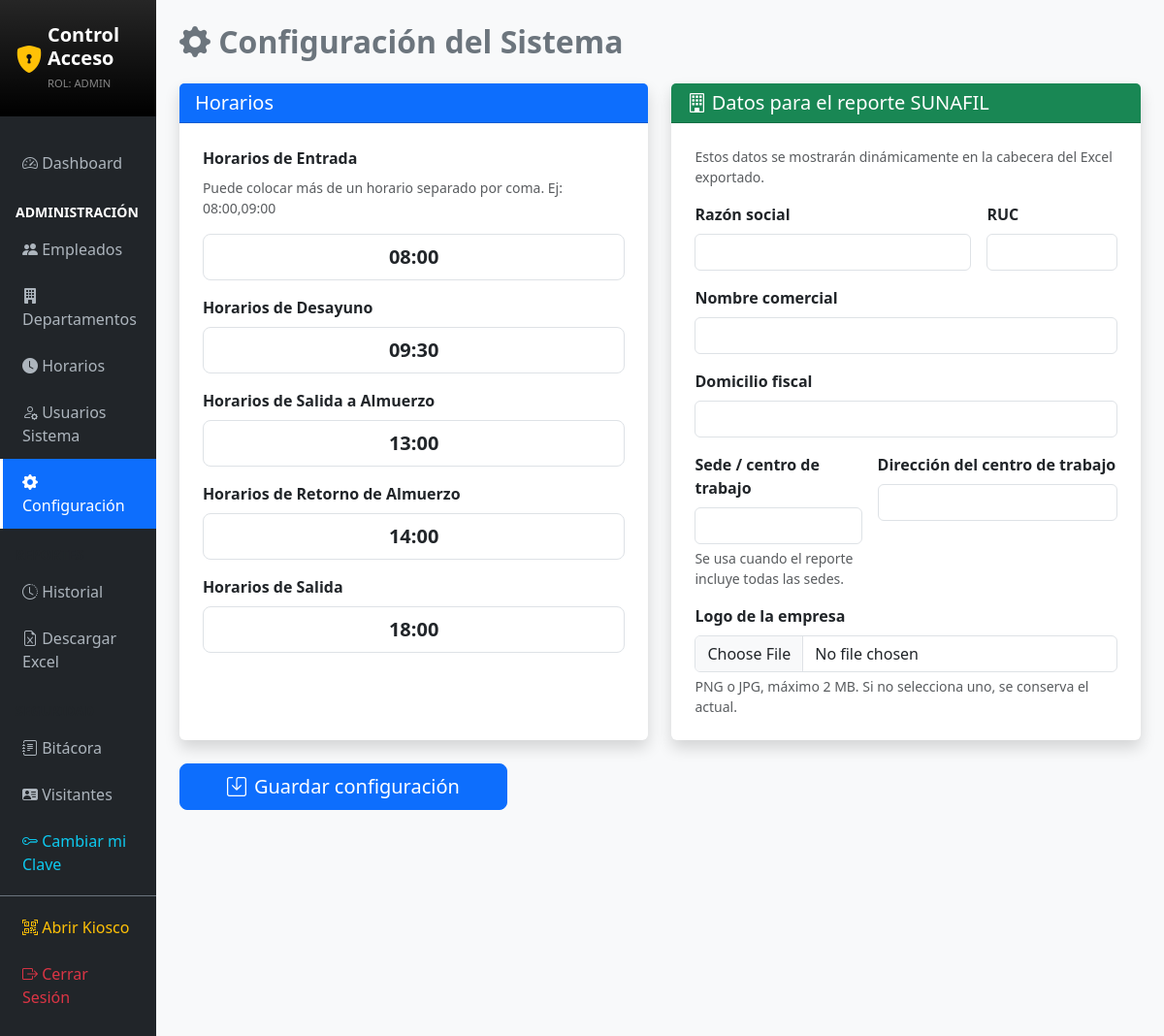
Before: /?c=Setting (signed in) with the older database file.
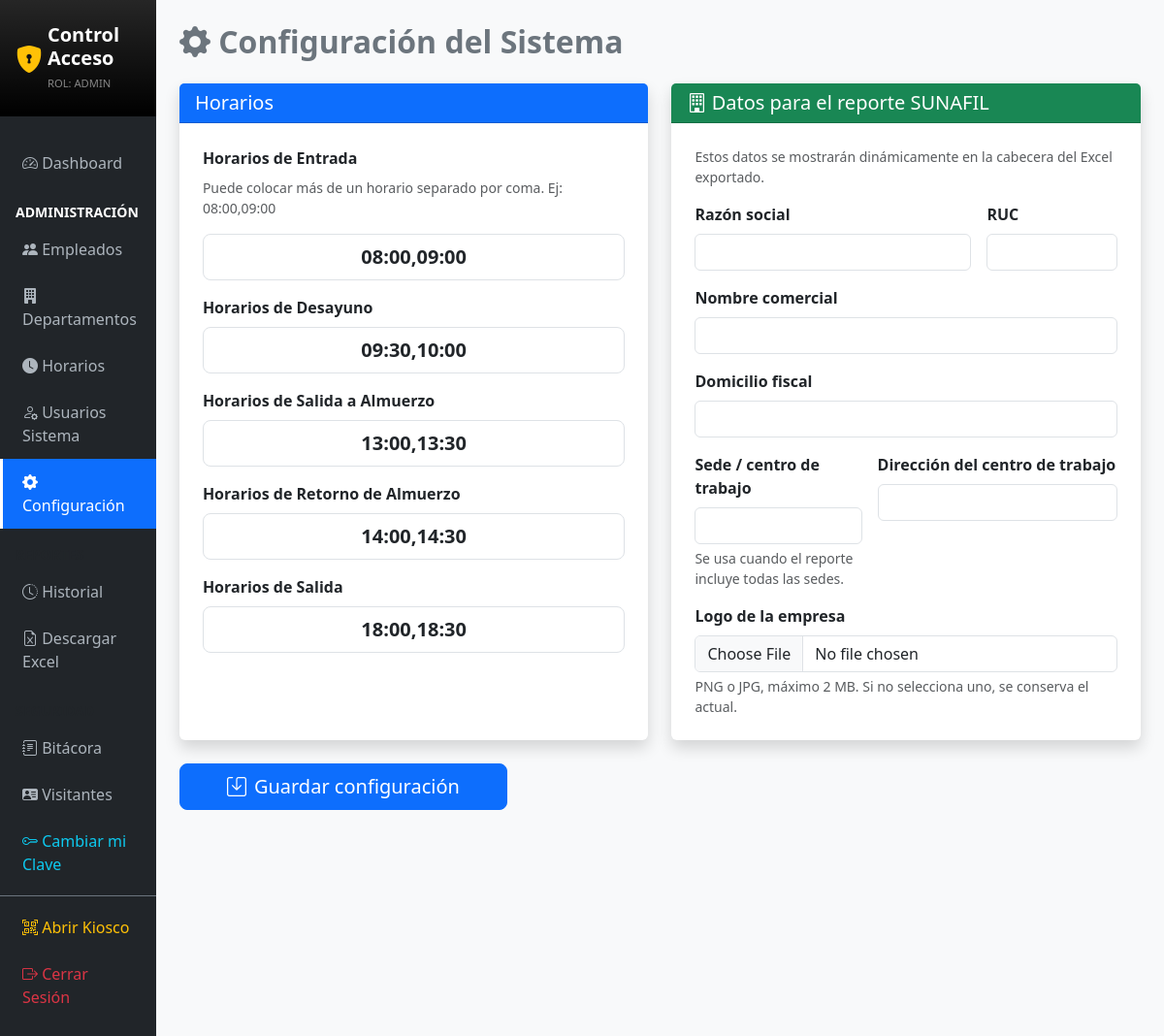
After: the same page with the newer database file.
### tables this page shows
CREATE TABLE IF NOT EXISTS `settings` (
  `id` int NOT NULL AUTO_INCREMENT,
  `setting_name` varchar(50) NOT NULL,
  `setting_value` varchar(255) NOT NULL,
  PRIMARY KEY (`id`),
  UNIQUE KEY `setting_name` (`setting_name`)
);

### app/controllers/SettingController.php (called while the page is built, shortened)
<?php
require_once '../app/config/db.php';
require_once '../app/models/Setting.php';
class SettingController {
    private $settingModel;
    public function __construct() {
        $database = new Database();
        $this->settingModel = new Setting($database->getConnection());
    }
    public function index() {
        $entry_time = $this->settingModel->get('entry_time');
        $breakfast_time = $this->settingModel->get('breakfast_time');
        $lunch_out_time = $this->settingModel->get('lunch_out_time');
        $lunch_return_time = $this->settingModel->get('lunch_return_time');
        $check_out_time = $this->settingModel->get('check_out_time');
        $employer_business_name = $this->settingModel->get('employer_business_name');
        $employer_trade_name = $this->settingModel->get('employer_trade_name');
        $employer_ruc = $this->settingModel->get('employer_ruc');
        $employer_fiscal_address = $this->settingModel->get('employer_fiscal_address');
        $workplace_name = $this->settingModel->get('workplace_name');
        $workplace_address = $this->settingModel->get('workplace_address');
        require_once '../app/views/settings/index.php';
    }
}
?>

### app/config/db.php (called while the page is built, shortened)
<?php
class Database {
    private $host = "localhost";
    private $db_name = "control_acceso_db";
    private $username = "root";
    private $password = "";
    public function getConnection() {
        $this->conn = null;
        try {
            $this->conn = new PDO("mysql:host=" . $this->host . ";dbname=" . $this->db_name, $this->username, $this->password);
            $this->conn->exec("set names utf8");
            $offset = date("P");
            $this->conn->exec("SET time_zone='$offset';");
        } catch(PDOException $exception) {
            echo "Error de conexión: " . $exception->getMessage();
        }
        return $this->conn;
    }
}
?>

### app/models/Setting.php (called while the page is built, shortened)
<?php
class Setting {
    private $conn;
    private $table = "settings";
    public function __construct($db) {
        $this->conn = $db;
    }
    public function get($name) {
        $query = "SELECT setting_value FROM " . $this->table . " WHERE setting_name = :name LIMIT 1";
        $stmt = $this->conn->prepare($query);
        $stmt->bindParam(':name', $name);
        $stmt->execute();
        $row = $stmt->fetch(PDO::FETCH_ASSOC);
        return $row ? $row['setting_value'] : null;
    }
}
?>

### app/views/settings/index.php (the view, shortened to what the changed rows need)
<!DOCTYPE html>
<html lang="es">
<head>
    <link href="https://cdn.jsdelivr.net/npm/bootstrap@5.3.0/dist/css/bootstrap.min.css" rel="stylesheet">
    <link rel="stylesheet" href="https://cdn.jsdelivr.net/npm/bootstrap-icons@1.10.0/font/bootstrap-icons.css">
</head>
<body class="bg-light">
<div class="d-flex">
    <?php require_once '../app/views/layouts/sidebar.php'; ?>
    <div class="flex-grow-1 p-4">
        <h2 class="mb-4 fw-bold text-secondary"><i class="bi bi-gear-fill"></i> Configuración del Sistema</h2>
        <form action="?c=Setting&a=update" method="POST" enctype="multipart/form-data" class="row g-4">
        <div class="col-xl-6">
        <div class="card shadow border-0 h-100">
            <div class="card-header bg-primary text-white">
                <h5 class="m-0">Horarios</h5>
            </div>
            <div class="card-body p-4">
                    <div class="mb-3">
                        <label class="form-label fw-bold">Horarios de Entrada</label>
                        <p class="text-muted small">Puede colocar más de un horario separado por coma. Ej: 08:00,09:00</p>
                        <input type="text" name="entry_time" class="form-control form-control-lg text-center fw-bold"
                               value="<?php echo htmlspecialchars($entry_time ?? '08:00'); ?>" required>
                    </div>
                    <div class="mb-3">
                        <label class="form-label fw-bold">Horarios de Desayuno</label>
                        <input type="text" name="breakfast_time" class="form-control form-control-lg text-center fw-bold"
                               value="<?php echo htmlspecialchars($breakfast_time ?? '09:30'); ?>" required>
                    </div>
                    <div class="mb-3">
                        <label class="form-label fw-bold">Horarios de Salida a Almuerzo</label>
                        <input type="text" name="lunch_out_time" class="form-control form-control-lg text-center fw-bold"
                               value="<?php echo htmlspecialchars($lunch_out_time ?? '13:00'); ?>" required>
                    </div>
                    <div class="mb-3">
                        <label class="form-label fw-bold">Horarios de Retorno de Almuerzo</label>
                        <input type="text" name="lunch_return_time" class="form-control form-control-lg text-center fw-bold"
                               value="<?php echo htmlspecialchars($lunch_return_time ?? '14:00'); ?>" required>
                    </div>
                    <div class="mb-3">
                        <label class="form-label fw-bold">Horarios de Salida</label>
                        <input type="text" name="check_out_time" class="form-control form-control-lg text-center fw-bold"
                               value="<?php echo htmlspecialchars($check_out_time ?? '18:00'); ?>" required>
                    </div>
            </div>
        </div>
        </div>
        <div class="col-xl-6">
            <div class="card shadow border-0 h-100">
                <div class="card-header bg-success text-white">
                    <h5 class="m-0"><i class="bi bi-building"></i> Datos para el reporte SUNAFIL</h5>
                </div>
                <div class="card-body p-4">
                    <p class="text-muted small">Estos datos se mostrarán dinámicamente en la cabecera del Excel exportado.</p>
                    <div class="row g-3">
                        <div class="col-md-8">
                            <label class="form-label fw-bold">Razón social</label>
                            <input type="text" name="employer_business_name" maxlength="200" class="form-control" value="<?php echo htmlspecialchars($employer_business_name ?? ''); ?>" required>
                        </div>
                        <div class="col-md-4">
                            <label class="form-label fw-bold">RUC</label>
                            <input type="text" name="employer_ruc" maxlength="11" minlength="11" pattern="[0-9]{11}" inputmode="numeric" class="form-control" value="<?php echo htmlspecialchars($employer_ruc ?? ''); ?>" required>
                        </div>
                        <div class="col-12">
                            <label class="form-label fw-bold">Nombre comercial</label>
                            <input type="text" name="employer_trade_name" maxlength="200" class="form-control" value="<?php echo htmlspecialchars($employer_trade_name ?? ''); ?>">
                        </div>
                        <div class="col-12">
                            <label class="form-label fw-bold">Domicilio fiscal</label>
                            <input type="text" name="employer_fiscal_address" maxlength="255" class="form-control" value="<?php echo htmlspecialchars($employer_fiscal_address ?? ''); ?>" required>
                        </div>
                        <div class="col-md-5">
                            <label class="form-label fw-bold">Sede / centro de trabajo</label>
                            <input type="text" name="workplace_name" maxlength="150" class="form-control" value="<?php echo htmlspecialchars($workplace_name ?? ''); ?>">
                            <div class="form-text">Se usa cuando el reporte incluye todas las sedes.</div>
                        </div>
                        <div class="col-md-7">
                            <label class="form-label fw-bold">Dirección del centro de trabajo</label>
                            <input type="text" name="workplace_address" maxlength="255" class="form-control" value="<?php echo htmlspecialchars($workplace_address ?? ''); ?>" required>
                        </div>
                        <div class="col-12">
                            <label class="form-label fw-bold">Logo de la empresa</label>
                            <input type="file" name="employer_logo" accept="image/png,image/jpeg" class="form-control">
                            <div class="form-text">PNG o JPG, máximo 2 MB. Si no selecciona uno, se conserva el actual.</div>
                        </div>
                    </div>
                </div>
            </div>
        </div>
        <div class="col-12">
            <button type="submit" class="btn btn-primary btn-lg px-5"><i class="bi bi-save me-2"></i>Guardar configuración</button>
        </div>
        </form>
    </div>
</div>
</body>
</html>

Changed rows visible on the page:
changed settings (number 1 of 5 on the later page): entry_time "08:00" → "08:00,09:00"
added settings: breakfast_time "09:30,10:00"
added settings: lunch_out_time "13:00,13:30"
added settings: lunch_return_time "14:00,14:30"
added settings: check_out_time "18:00,18:30"
Other visible differences:
form field breakfast_time: "09:30" → (not shown)
form field lunch_out_time: "13:00" → (not shown)
form field lunch_return_time: "14:00" → (not shown)
form field check_out_time: "18:00" → (not shown)
